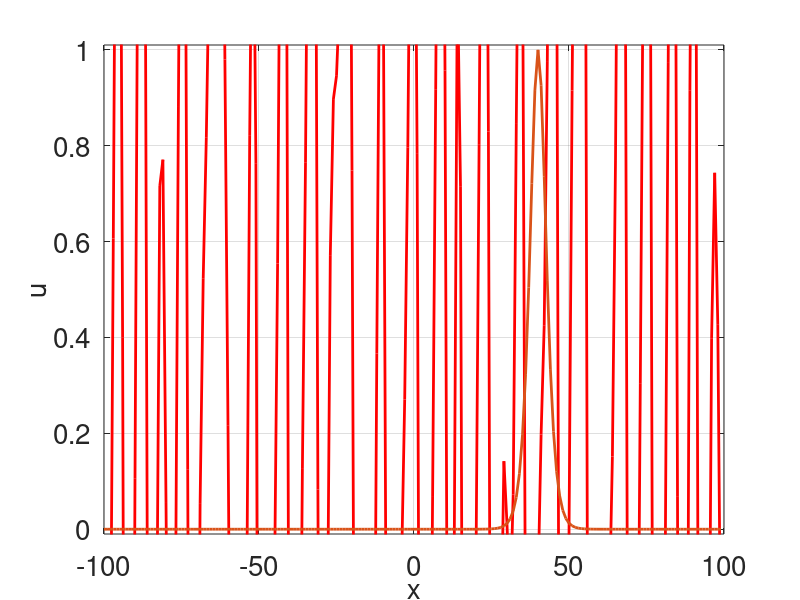
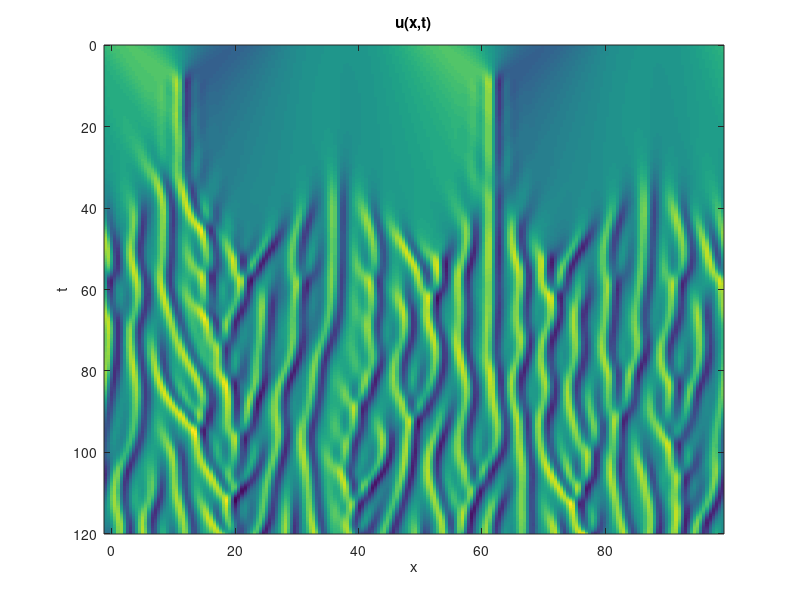

Write MATLAB code to recreate these figures, in order.
function KdVrkm()
close all
fsz = 20;

init_data = 1;

N = 200;
L = N;
x = linspace(-L/2,L/2,N+1);
x(N + 1) = [];
k = -N/2 : (N/2 - 1);
u = zeros(1,N);
if init_data == 1
   u0 = cos(x/16).*(1 + sin(x/16));
end
if init_data == 2
   u0 = cos(x/16).*(1 + sin(x/16));
end
dt = 0.1;
figure; clf;
hpic = plot(x,u0,'LineWidth',2,'color','r');
hold on;
grid
xlim([-L/2,L/2]);
set(gca,'Fontsize',fsz);
xlabel('x','FontSize',fsz);
ylabel('u','FontSize',fsz);
drawnow
if init_data == 1
    hp = plot(x,u0,'LineWidth',2);
    axis([-L/2 L/2 -0.01 1.01]);
end
tmax = 120;
t = 0;
freq = k.*(2*pi/L);
freq3 = freq.^3;
e3=exp((freq.^2-freq.^4)*dt);
M = floor(tmax/dt);
uxt = zeros(N,M);
count = 0;
while (t<tmax)
    count = count + 1;
    t=t+dt;
    vhat=fftshift(fft(u0));
    k1=rhs(0,vhat);
    k2=rhs(0.5*dt,vhat+0.5*dt*k1);
    k3=rhs(0.5*dt,vhat+0.5*dt*k2);
    k4=rhs(dt,vhat+dt*k3);
    vhat_new=vhat+dt*(k1+2*k2+2*k3+k4)/6;
    unew=ifft(ifftshift(e3.*vhat_new));
    set(hpic,'xdata',x,'ydata',real(unew));
    if init_data == 1
        y = -N/2 + mod(x - t/3 + N/2,N);
        set(hp,'xdata',x,'ydata',1./(cosh((y)/sqrt(12))).^2);
        axis([-N/2 N/2 -0.01 1.01]);
    end
    u0=unew;
    drawnow;
    uxt(:,count)=u0;
end
figure;
imagesc(x(N/2:N),(0:dt:tmax),real(uxt)');
xlabel('x');
ylabel('t');
title('u(x,t)');
end

function RHSvhat=rhs(dt,vhat)
N=size(vhat,2);
L=N;
k=-N/2:(N/2-1);
freq=k.*(2*pi/L);
freq3=freq.^3;
e3=exp(1i*freq3*dt);
em3=exp(-1i*freq3*dt);
vhat1=vhat.*e3;
v1=ifft(ifftshift(vhat1));
v2=0.5*v1.^2;
RHSvhat=-em3.*(1i*freq).*fftshift(fft(v2));
end